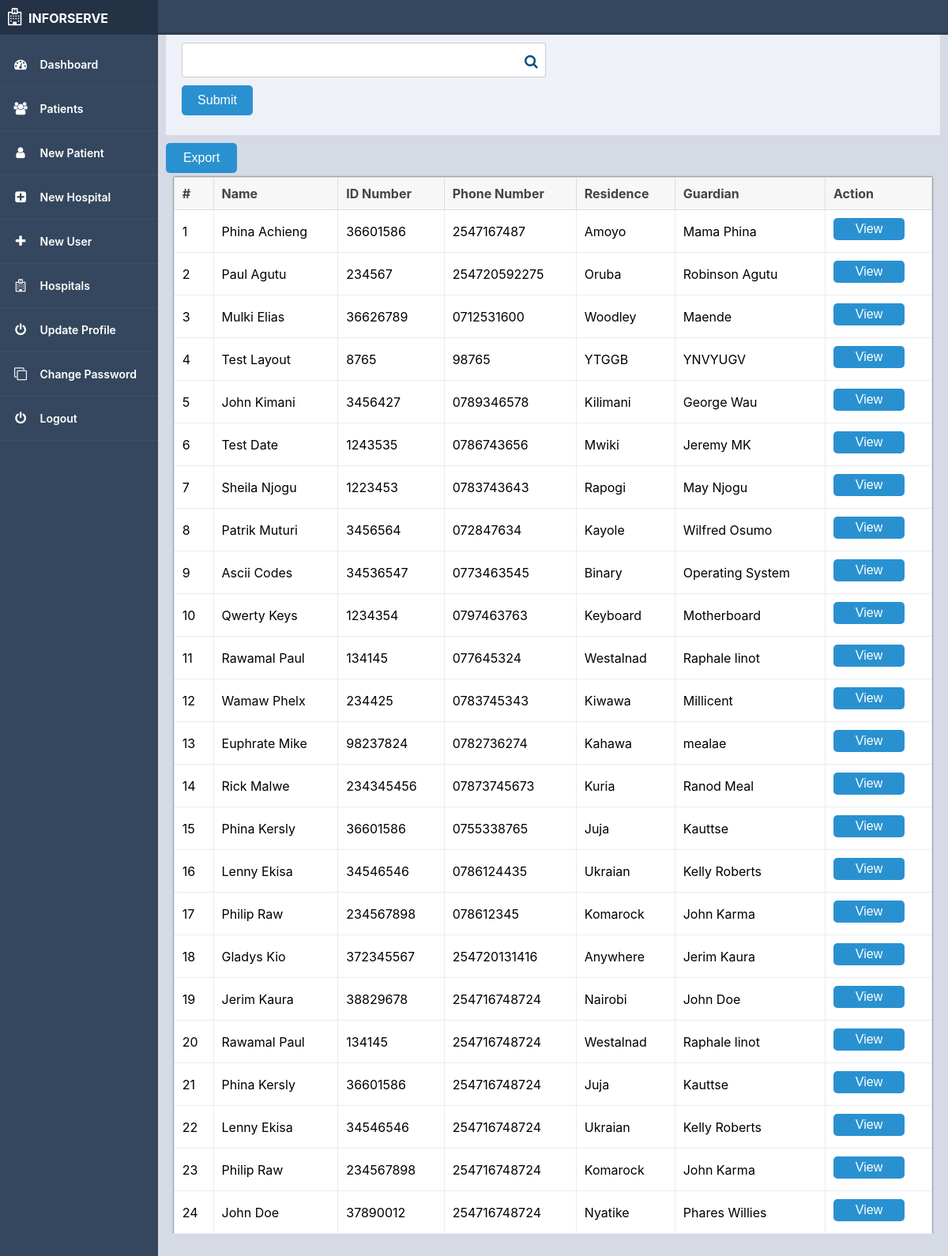
Page /manage-patients.php (signed in) on the committed database.
### tables this page shows
CREATE TABLE `patients` (
  `id` bigint(20) UNSIGNED NOT NULL,
  `patient_name` varchar(255) NOT NULL,
  `identification` int(11) NOT NULL,
  `blood` varchar(255) NOT NULL,
  `gender` varchar(255) NOT NULL,
  `phone` varchar(255) NOT NULL,
  `residence` mediumtext NOT NULL,
  `guardian` varchar(255) NOT NULL,
  `status` tinyint(4) NOT NULL DEFAULT 0,
  `hospital_id` int(11) NOT NULL,
  `dob` date NOT NULL
);

### manage-patients.php (the view, shortened to what this page needs)
<?php
    include('includes/dbconnection.php');
    if (strlen($_SESSION['sessionid']==0))
    {
        header('location:logout.php');
        }
         else
        {
        function fetch_patient()
        {
            global $con,$total_pages,$pageno,$userid,$hospitalID;
            $userid=$_SESSION['sessionid'];
            $hospitalSql = "SELECT hospital_id FROM tbluser WHERE ID= '$userid'";
            $getHospitals = mysqli_query($con,$hospitalSql);
            $hospitalRow = mysqli_fetch_assoc($getHospitals);
            $hospitalID=$hospitalRow['hospital_id'];
            if(isset($_POST['idnumber'])) {
                $idnum = $_POST['idnumber'];
                $sql = "SELECT * FROM patients WHERE identification = '$idnum' ORDER BY id DESC";
            }else{
                $sql = "SELECT * FROM patients WHERE hospital_id = '$hospitalID'ORDER BY id DESC  ";
            }
            $res_data = mysqli_query($con,$sql);
            $count = 0;
            while( $row = mysqli_fetch_assoc($res_data))
            {
                $id = $row['id'];
                $name = $row['patient_name'];
                $identification = $row['identification'];
                $phone = $row['phone'];
                $guardian = $row['guardian'];
                $residence = $row['residence'];
                $count = $count+1;
                ?>
                <tr>
                    <td data-label="Serial"><?php echo $count?></td>
                    <td data-label="name"><?php echo $name?></td>
                    <td data-label="identification"><?php echo $identification?></td>
                    <td data-label="phone"><?php echo $phone?></td>
                    <td data-label="residence"><?php echo $residence?></td>
                    <td data-label="guardian"><?php echo $guardian?></td>
                    <?php
                        $query=mysqli_query($con,"SELECT  role  FROM tbluser WHERE  ID ='$userid' ");
                        $result=mysqli_fetch_array($query);
                        $role =  $result['role'];
                        if($role < 2 ){
                                ?>
                            <td data-label="action"><button id="<?php echo $id; ?>" class="modalButton" style="padding:5px;">View</button></td>
                        <?php } ?>
            </tr>
            <?php
            }
        }
        ?>
        <?php include 'includes/header.php';?>
        <div class="main-content">
            <div class="title" id="title">
                <div class="search-box">
                <form action="" class="search-box" method="post">
                    <input   type="text" placeholder="<?php echo $code ?>" name="idnumber">
                    <button type="submit">Submit</button>
                    <i class="fa fa-search"></i>
                </form>
                </div>
			</div>
			<div class="main">
                <?php  $userid=$_SESSION['sessionid']; ?>
                <a href="patients-pdf.php?userid=<?php echo $userid?>" class="right" id="export"><button>Export</button> </a>
                <table class="table" id="table">
                    <thead>
                        <th>#</th>
                        <th>Name</th>
                        <th>ID Number</th>
                        <th>Phone Number</th>
                        <th>Residence</th>
                        <th>Guardian</th>
                        <?php
                           if($role < 2 ){
                                ?>
                        <th>Action</th>
                           <?php }?>
                    </thead>
                    <tbody>
                        <?php
                        fetch_patient();
                        ?>
                    </tbody>
                </table>
            </div>
        </div>
        <?php include_once('includes/footer.php');?>
        <?php
    }
    ?>

### includes/header.php (shortened to what this page needs)
<?php
	include('includes/dbconnection.php');
	if (strlen($_SESSION['sessionid']==0))
	{
		header('location:logout.php');
	}
	else
	{
		$userid=$_SESSION['sessionid'];
		$query=mysqli_query($con,"SELECT  role  FROM tbluser WHERE  ID ='$userid' ");
		$result=mysqli_fetch_array($query);
		$role =  $result['role'];
	}
?>
<!DOCTYPE html>
<html>
<head>
		<link rel="stylesheet" href="css/font-awesome.min.css">
		<link rel="stylesheet" href="css/main.css">
		<link rel="stylesheet" href="css/forms.css">
		<link rel="stylesheet" href="css/font-awesome.min.css">
	</head>
	<body>
		<div class="header">
		</div>
		<div class="side-nav">
			<div class="logo">
				<i class="fa fa-hospital-o"></i>
				<span>INFORSERVE</span>
			</div>
			<nav>
				<ul>
					<li>
						<a href="dashboard.php">
							<span><i class="fa fa-tachometer"></i></span>
							<span>Dashboard</span>
						</a>
					</li>
					<li>
						<a href="manage-patients.php">
							<span><i class="fa fa-users"></i></span>
							<span>Patients</span>
						</a>
					</li>
					<?php
						if($role < 2){
							?>
							<li>
								<a href="add-patient.php">
									<span><i class="fa fa-user"></i></span>
									<span>New Patient</span>
								</a>
							</li>
							<li>
								<a href="add-hospital.php">
									<span><i class="fa fa-plus-square"></i></span>
									<span>New Hospital</span>
								</a>
							</li>
						<?php } ?>
					<li>
							<a href="add-user.php">
								<span><i class="fa fa-plus"></i></span>
								<span>New User</span>
							</a>
						</li>
					<li>
						<a href="manage-hospitals.php">
							<span><i class="fa fa-hospital-o"></i></span>
							<span>Hospitals</span>
						</a>
                    </li>
                    <li>
						<a href="user-profile.php">
							<span><i class="fa fa-power-off"></i></span>
							<span>Update Profile</span>
						</a>
                    </li>
                    <li>
						<a href="change-password.php">
							<span><i class="fa fa-clone"></i></span>
							<span> Change Password</span>
						</a>
                    </li>
                    <li>
						<a href="logout.php">
							<span><i class="fa fa-power-off"></i></span>
							<span>Logout</span>
						</a>
                    </li>
				</ul>
			</nav>
		</div>

### includes/footer.php (shortened to what this page needs)
</body>
</html>

### css/main.css (style rules this page uses)
* { box-sizing: border-box; }
body { margin: 0; padding: 0; font-family: 'Source Sans Pro', sans-serif; background-color: #d5dae5; -webkit-font-smoothing: antialiased; -moz-osx-font-smoothing: grayscale; }
.header { position: fixed; width: 100%; z-index: 3; height: 44px; background-color: #fff; border-bottom: 3px solid #2d3d51; }
.logo { height: 44px; padding: 10px; font-weight: 700; }
.side-nav .logo { background-color: #233245; color: #fff; }
.logo i { font-size: 22px; }
.logo span { margin-left: 5px; text-transform: uppercase; }
.nav-trigger span, .nav-trigger span:before, span:after { width: 20px; height: 2px; background-color: #35475e; position: absolute; }
.side-nav { position:fixed; width: 100%; height: 100vh; background-color: #35475e; z-index: 1; display: none; }
.side-nav ul { margin: 0; padding: 0; }
.side-nav ul li { padding: 16px 16px; border-bottom: 1px solid #3c506a; position: relative; }
.side-nav ul li a { color: #fff; display: block; text-decoration: none; }
.side-nav ul li i { color: #fff; min-width: 20px; text-align: center; }
.side-nav ul li span:nth-child(2) { margin-left: 10px; font-size: 14px; font-weight: 600; }
.main-content { padding: 40px; margin-top: 0; padding: 10px; padding-top: 44px; height: 100%; overflow: scroll; }
.main-content .title { background-color: #eef1f7; padding: 10px 20px; font-weight: 700; color: #333; font-size: 18px; }
@media screen and (min-width: 600px) { .header { background-color: #35475e; z-index: 1; } }
@media screen and (min-width: 600px) { .nav-trigger span, .nav-trigger span:before, span:after { background-color: #fff; } }
@media screen and (min-width: 600px) { .side-nav { display: block; width: 70px; z-index: 2; } }
@media screen and (min-width: 600px) { .side-nav ul li span:nth-child(2) { display: none; } }
@media screen and (min-width: 600px) { .side-nav .logo i { padding-left: 12px; } }
@media screen and (min-width: 600px) { .side-nav .logo span { display: none; } }
@media screen and (min-width: 600px) { .side-nav ul li i { font-size: 26px; } }
@media screen and (min-width: 600px) { .side-nav ul li a { text-align: center; } }
@media screen and (min-width: 600px) { .main-content { margin-left: 70px; } }
@media screen and (min-width: 800px) { .side-nav { width: 200px; } }
@media screen and (min-width: 800px) { .side-nav ul li span:nth-child(2) { display: inline-block; } }
@media screen and (min-width: 800px) { .side-nav ul li i { font-size: 16px; } }
@media screen and (min-width: 800px) { .side-nav ul li a { text-align: left; } }
@media screen and (min-width: 800px) { .side-nav .logo i { padding-left: 0; } }
@media screen and (min-width: 800px) { .side-nav .logo span { display: inline-block; } }
@media screen and (min-width: 800px) { .main-content { margin-left: 200px; } }
.main { display: flex; flex-flow: row wrap; overflow: hidden; }
.table { padding: 10px; border-collapse: collapse; width: 98%; margin-left: 1%; margin-left: 1%; padding: 20px; border-radius: 0px; background: #fff; box-shadow: 0 0 2px 0 #253b49; }
.table th { padding: 10px 10px; text-align: left; }
.table thead th { border: 1px solid #ddd; font-size: 16px; color: #000; border: 1px solid #ddd; background: #f7f7f8; border-color: #ddd; color: #444444; }
.table tbody td { border: 1px solid #e9ecf2; font-size: 16px; margin-left: 0px; padding: 10px; }
.table tbody tr td :nth-child(1) { text-align: center!important; }
.table tbody tr td { text-align: left; }

### css/forms.css (style rules this page uses)
div, form, input, select, p { padding: 0; margin: 0; margin-bottom: 10px; width: -webkit-fill-available; outline: none; font-family: -apple-system, BlinkMacSystemFont, "segoe ui", roboto, oxygen, ubuntu, cantarell, "fira sans", "droid sans", "helvetica neue", Arial, sans-serif; color: #666; line-height: 22px; }
input, select { margin-bottom: 10px; border: 1px solid #ccc; border-radius: 3px; }
input { width: calc(100% - 10px); padding: 10px; }
.item:hover p, .item:hover i, .question:hover p, .question label:hover, input:hover, a { color: #070808; }
button { width: 90px; padding: 10px; border: none; border-radius: 5px; background: #2a91d1; font-size: 16px; color: #fff; cursor: pointer; margin-bottom: 5px; }
.search-box { width: 70%; position: relative; }
.search-box input[type= "text"] { width: 100%; }
.fa-search { position: absolute; top: 25%; transform: translateY(-50%); right: 10px; font-size: 20px; color: #095484; }

### rows in the picture
patients: patient_name "Phina Achieng", identification "36601586", phone "2547167487", residence "Amoyo", guardian "Mama Phina"
patients: patient_name "Paul Agutu", identification "234567", phone "254720592275", residence "Oruba", guardian "Robinson Agutu"
patients: patient_name "Mulki Elias", identification "36626789", phone "0712531600", residence "Woodley", guardian "Maende"
patients: patient_name "Test Layout", identification "8765", phone "98765", residence "YTGGB", guardian "YNVYUGV"
patients: patient_name "John Kimani", identification "3456427", phone "0789346578", residence "Kilimani", guardian "George Wau"
patients: patient_name "Test Date", identification "1243535", phone "0786743656", residence "Mwiki", guardian "Jeremy MK"
patients: patient_name "Sheila Njogu", identification "1223453", phone "0783743643", residence "Rapogi", guardian "May Njogu"
patients: patient_name "Patrik Muturi", identification "3456564", phone "072847634", residence "Kayole", guardian "Wilfred Osumo"
patients: patient_name "Ascii Codes", identification "34536547", phone "0773463545", residence "Binary", guardian "Operating System"
patients: patient_name "Qwerty Keys", identification "1234354", phone "0797463763", residence "Keyboard", guardian "Motherboard"
patients: patient_name "Rawamal Paul", identification "134145", phone "077645324", residence "Westalnad", guardian "Raphale linot"
patients: patient_name "Wamaw Phelx", identification "234425", phone "0783745343", residence "Kiwawa", guardian "Millicent"
patients: patient_name "Euphrate Mike", identification "98237824", phone "0782736274", residence "Kahawa", guardian "mealae"
patients: patient_name "Rick Malwe", identification "234345456", phone "07873745673", residence "Kuria", guardian "Ranod Meal"
patients: patient_name "Phina Kersly", identification "36601586", phone "0755338765", residence "Juja", guardian "Kauttse"
patients: patient_name "Lenny Ekisa", identification "34546546", phone "0786124435", residence "Ukraian", guardian "Kelly Roberts"
patients: patient_name "Philip Raw", identification "234567898", phone "078612345", residence "Komarock", guardian "John Karma"
patients: patient_name "Gladys Kio", identification "372345567", phone "254720131416", residence "Anywhere", guardian "Jerim Kaura"
patients: patient_name "Jerim Kaura", identification "38829678", phone "254716748724", residence "Nairobi", guardian "John Doe"
patients: patient_name "Rawamal Paul", identification "134145", phone "254716748724", residence "Westalnad", guardian "Raphale linot"
patients: patient_name "Phina Kersly", identification "36601586", phone "254716748724", residence "Juja", guardian "Kauttse"
patients: patient_name "Lenny Ekisa", identification "34546546", phone "254716748724", residence "Ukraian", guardian "Kelly Roberts"
patients: patient_name "Philip Raw", identification "234567898", phone "254716748724", residence "Komarock", guardian "John Karma"
patients: patient_name "John Doe", identification "37890012", phone "254716748724", residence "Nyatike", guardian "Phares Willies"
